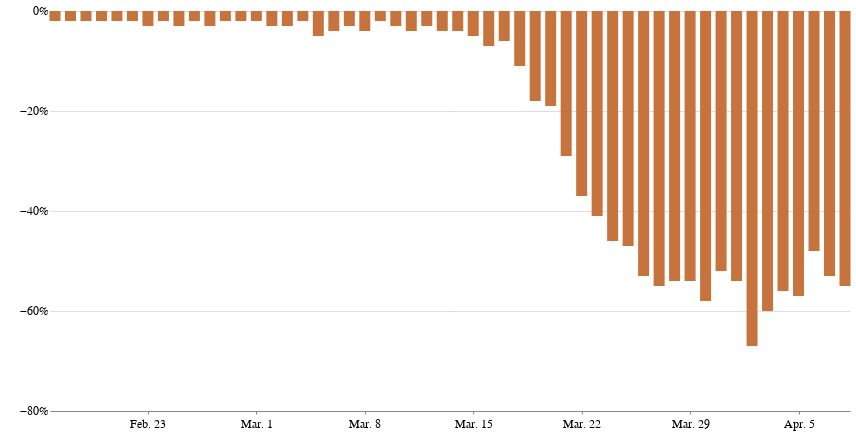

Notebook source saved alongside this figure:
### Markdown cell above
### SFO: Share of scheduled flights that didn't depart

### Code cell
sfo_chart = alt.Chart(sfo).mark_bar(size=11,color='#C7733E').encode(
    x=alt.X('date:T', title='', axis=alt.Axis(grid=False,tickCount=6, format='%b. %-d')),
    y=alt.Y('pct_diff:Q', title='', scale=alt.Scale(domain=(-.8, 0)), axis=alt.Axis(tickSize=0,domainOpacity=0, tickCount=5, format='%'))
).properties(width=800, height=400,
    title=''
)

sfo_chart.configure_view(strokeOpacity=0)

### Figure 1 — Vega-Lite specification as saved in the notebook (floating-point values rounded to 4 significant figures)
{"config": {"view": {"width": 800, "height": 450, "strokeOpacity": 0}, "background": "#ffffff", "title": {"anchor": "start", "font": "Benton Gothic Bold, sans", "fontColor": "#000000", "fontSize": 22, "fontWeight": "normal"}, "arc": {"fill": "#82c6df"}, "area": {"fill": "#82c6df"}, "line": {"stroke": "#82c6df", "strokeWidth": 3}, "path": {"stroke": "#82c6df"}, "rect": {"fill": "#82c6df"}, "shape": {"stroke": "#82c6df"}, "bar": {"fill": "#82c6df"}, "point": {"stroke": "#82c6df"}, "symbol": {"fill": "#82c6df", "size": 30}, "axis": {"titleFont": "Benton Gothic Bold, sans", "titleFontSize": 13, "titleFontWeight": "normal", "labelFont": "Benton Gothic, sans", "labelFontSize": 11.5, "labelFontWeight": "normal"}, "axisX": {"labelAngle": 0, "labelPadding": 4, "tickSize": 3}, "axisY": {"labelBaseline": "middle", "maxExtent": 45, "minExtent": 45, "tickSize": 2, "titleAlign": "left", "titleAngle": 0, "titleX": -45, "titleY": -11}, "legend": {"titleFont": "Benton Gothic Bold, sans", "titleFontSize": 13, "titleFontWeight": "normal", "symbolType": "square", "labelFont": "Benton Gothic, sans", "labelFontSize": 11.5}, "range": {"category": ["#3580b1", "#ec8431", "#ab7fb4", "#c89d29", "#adc839", "#829eb1"], "diverging": ["#e68a4f", "#f4bb6a", "#f9e39c", "#dadfe2", "#a6b7c6", "#849eae"], "heatmap": ["#fbf2c7", "#f9e39c", "#f8d36e", "#f4bb6a", "#e68a4f", "#d15a40", "#ab4232"], "ordinal": ["#fbf2c7", "#f9e39c", "#f8d36e", "#f4bb6a", "#e68a4f", "#d15a40", "#ab4232"], "ramp": ["#fbf2c7", "#f9e39c", "#f8d36e", "#f4bb6a", "#e68a4f", "#d15a40", "#ab4232"]}}, "data": {"name": "data-0149dd4057c04cfab1cc50310e8953c5"}, "mark": {"type": "bar", "color": "#C7733E", "size": 11}, "encoding": {"x": {"type": "temporal", "axis": {"format": "%b. %-d", "grid": false, "tickCount": 6}, "field": "date", "title": ""}, "y": {"type": "quantitative", "axis": {"domainOpacity": 0, "format": "%", "tickCount": 5, "tickSize": 0}, "field": "pct_diff", "scale": {"domain": [-0.8, 0]}, "title": ""}}, "height": 400, "title": "", "width": 800, "$schema": "https://vega.github.io/schema/vega-lite/v4.0.2.json", "datasets": {"data-0149dd4057c04cfab1cc50310e8953c5": [{"date": "2/17/20", "airport": "SFO", "scheduled": 590, "departed": 580, "cali": true, "diff": -10, "pct_diff": -0.02, "can": false}, {"date": "2/18/20", "airport": "SFO", "scheduled": 606, "departed": 593, "cali": true, "diff": -13, "pct_diff": -0.02, "can": false}, {"date": "2/19/20", "airport": "SFO", "scheduled": 598, "departed": 587, "cali": true, "diff": -11, "pct_diff": -0.02, "can": false}, {"date": "2/20/20", "airport": "SFO", "scheduled": 601, "departed": 591, "cali": true, "diff": -10, "pct_diff": -0.02, "can": false}, {"date": "2/21/20", "airport": "SFO", "scheduled": 626, "departed": 613, "cali": true, "diff": -13, "pct_diff": -0.02, "can": false}, {"date": "2/22/20", "airport": "SFO", "scheduled": 588, "departed": 577, "cali": true, "diff": -11, "pct_diff": -0.02, "can": false}, {"date": "2/23/20", "airport": "SFO", "scheduled": 567, "departed": 549, "cali": true, "diff": -18, "pct_diff": -0.03, "can": false}, {"date": "2/24/20", "airport": "SFO", "scheduled": 621, "departed": 609, "cali": true, "diff": -12, "pct_diff": -0.02, "can": false}, {"date": "2/25/20", "airport": "SFO", "scheduled": 624, "departed": 607, "cali": true, "diff": -17, "pct_diff": -0.03, "can": false}, {"date": "2/26/20", "airport": "SFO", "scheduled": 608, "departed": 594, "cali": true, "diff": -14, "pct_diff": -0.02, "can": false}, {"date": "2/27/20", "airport": "SFO", "scheduled": 628, "departed": 611, "cali": true, "diff": -17, "pct_diff": -0.03, "can": false}, {"date": "2/28/20", "airport": "SFO", "scheduled": 645, "departed": 632, "cali": true, "diff": -13, "pct_diff": -0.02, "can": false}, {"date": "2/29/20", "airport": "SFO", "scheduled": 599, "departed": 589, "cali": true, "diff": -10, "pct_diff": -0.02, "can": false}, {"date": "3/1/20", "airport": "SFO", "scheduled": 558, "departed": 545, "cali": true, "diff": -13, "pct_diff": -0.02, "can": false}, {"date": "3/2/20", "airport": "SFO", "scheduled": 626, "departed": 610, "cali": true, "diff": -16, "pct_diff": -0.03, "can": false}, {"date": "3/3/20", "airport": "SFO", "scheduled": 612, "departed": 596, "cali": true, "diff": -16, "pct_diff": -0.03, "can": false}, {"date": "3/4/20", "airport": "SFO", "scheduled": 618, "departed": 605, "cali": true, "diff": -13, "pct_diff": -0.02, "can": false}, {"date": "3/5/20", "airport": "SFO", "scheduled": 644, "departed": 612, "cali": true, "diff": -32, "pct_diff": -0.05, "can": false}, {"date": "3/6/20", "airport": "SFO", "scheduled": 669, "departed": 643, "cali": true, "diff": -26, "pct_diff": -0.04, "can": false}, {"date": "3/7/20", "airport": "SFO", "scheduled": 594, "departed": 577, "cali": true, "diff": -17, "pct_diff": -0.03, "can": false}, {"date": "3/8/20", "airport": "SFO", "scheduled": 623, "departed": 600, "cali": true, "diff": -23, "pct_diff": -0.04, "can": false}, {"date": "3/9/20", "airport": "SFO", "scheduled": 615, "departed": 601, "cali": true, "diff": -14, "pct_diff": -0.02, "can": false}, {"date": "3/10/20", "airport": "SFO", "scheduled": 602, "departed": 586, "cali": true, "diff": -16, "pct_diff": -0.03, "can": false}, {"date": "3/11/20", "airport": "SFO", "scheduled": 615, "departed": 592, "cali": true, "diff": -23, "pct_diff": -0.04, "can": false}, {"date": "3/12/20", "airport": "SFO", "scheduled": 629, "departed": 609, "cali": true, "diff": -20, "pct_diff": -0.03, "can": false}, {"date": "3/13/20", "airport": "SFO", "scheduled": 633, "departed": 609, "cali": true, "diff": -24, "pct_diff": -0.04, "can": false}, {"date": "3/14/20", "airport": "SFO", "scheduled": 582, "departed": 560, "cali": true, "diff": -22, "pct_diff": -0.04, "can": false}, {"date": "3/15/20", "airport": "SFO", "scheduled": 574, "departed": 545, "cali": true, "diff": -29, "pct_diff": -0.05, "can": false}, {"date": "3/16/20", "airport": "SFO", "scheduled": 628, "departed": 587, "cali": true, "diff": -41, "pct_diff": -0.07, "can": false}, {"date": "3/17/20", "airport": "SFO", "scheduled": 601, "departed": 562, "cali": true, "diff": -39, "pct_diff": -0.06, "can": false}, {"date": "3/18/20", "airport": "SFO", "scheduled": 579, "departed": 516, "cali": true, "diff": -63, "pct_diff": -0.11, "can": false}, {"date": "3/19/20", "airport": "SFO", "scheduled": 594, "departed": 487, "cali": true, "diff": -107, "pct_diff": -0.18, "can": false}, {"date": "3/20/20", "airport": "SFO", "scheduled": 610, "departed": 494, "cali": true, "diff": -116, "pct_diff": -0.19, "can": false}, {"date": "3/21/20", "airport": "SFO", "scheduled": 583, "departed": 412, "cali": true, "diff": -171, "pct_diff": -0.29, "can": false}, {"date": "3/22/20", "airport": "SFO", "scheduled": 566, "departed": 357, "cali": true, "diff": -209, "pct_diff": -0.37, "can": false}, {"date": "3/23/20", "airport": "SFO", "scheduled": 592, "departed": 347, "cali": true, "diff": -245, "pct_diff": -0.41, "can": false}, {"date": "3/24/20", "airport": "SFO", "scheduled": 571, "departed": 306, "cali": true, "diff": -265, "pct_diff": -0.46, "can": false}, {"date": "3/25/20", "airport": "SFO", "scheduled": 572, "departed": 301, "cali": true, "diff": -271, "pct_diff": -0.47, "can": false}, {"date": "3/26/20", "airport": "SFO", "scheduled": 576, "departed": 271, "cali": true, "diff": -305, "pct_diff": -0.53, "can": false}, {"date": "3/27/20", "airport": "SFO", "scheduled": 588, "departed": 262, "cali": true, "diff": -326, "pct_diff": -0.55, "can": false}, {"date": "3/28/20", "airport": "SFO", "scheduled": 543, "departed": 249, "cali": true, "diff": -294, "pct_diff": -0.54, "can": false}, {"date": "3/29/20", "airport": "SFO", "scheduled": 540, "departed": 248, "cali": true, "diff": -292, "pct_diff": -0.54, "can": false}, {"date": "3/30/20", "airport": "SFO", "scheduled": 549, "departed": 231, "cali": true, "diff": -318, "pct_diff": -0.58, "can": false}, {"date": "3/31/20", "airport": "SFO", "scheduled": 530, "departed": 253, "cali": true, "diff": -277, "pct_diff": -0.52, "can": false}, {"date": "4/1/20", "airport": "SFO", "scheduled": 424, "departed": 195, "cali": true, "diff": -229, "pct_diff": -0.54, "can": false}, {"date": "4/2/20", "airport": "SFO", "scheduled": 392, "departed": 131, "cali": true, "diff": -261, "pct_diff": -0.67, "can": false}, {"date": "4/3/20", "airport": "SFO", "scheduled": 361, "departed": 146, "cali": true, "diff": -215, "pct_diff": -0.6, "can": false}, {"date": "4/4/20", "airport": "SFO", "scheduled": 342, "departed": 151, "cali": true, "diff": -191, "pct_diff": -0.56, "can": false}, {"date": "4/5/20", "airport": "SFO", "scheduled": 325, "departed": 140, "cali": true, "diff": -185, "pct_diff": -0.57, "can": false}, {"date": "4/6/20", "airport": "SFO", "scheduled": 295, "departed": 152, "cali": true, "diff": -143, "pct_diff": -0.48, "can": false}, {"date": "4/7/20", "airport": "SFO", "scheduled": 305, "departed": 144, "cali": true, "diff": -161, "pct_diff": -0.53, "can": false}, {"date": "4/8/20", "airport": "SFO", "scheduled": 289, "departed": 131, "cali": true, "diff": -158, "pct_diff": -0.55, "can": false}]}}
